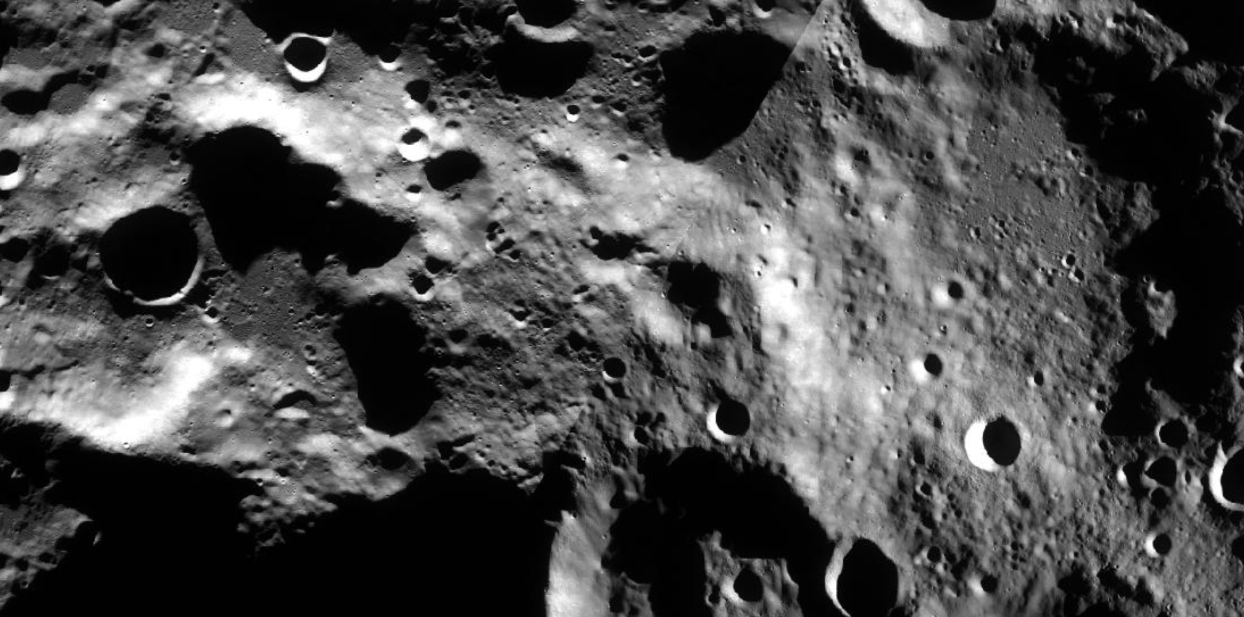
#> input picture data/raw/lunar_reference/LRO/quickmap-lroc.png, 1244 x 617 px
$ python -i gradients.py   (imports and definitions only)   (older library calls are emulated)
#> lines starting #> are read from the running program, lines starting #| are printed output that depends on the picture
#> further down, picture is the input picture: shape (617, 1244, 3); mean B, G, R 74.5, 74.5, 74.5
"""Gradient computation module for lunar image structural analysis.

Provides functions to compute Sobel directional gradients (Gx, Gy),
gradient magnitude, and gradient orientation fields for lunar terrain imagery.
"""

from typing import Dict, Tuple, Union
import cv2
import numpy as np


def validate_grayscale(image: np.ndarray) -> np.ndarray:
    """Validate and convert input image to a standard single-channel 2D uint8/float32 array.

    Args:
        image: Input image array (2D grayscale or 3D BGR/RGB).

    Returns:
        np.ndarray: 2D single-channel grayscale image.

    Raises:
        ValueError: If input is None, empty, or has unsupported dimensions.
        TypeError: If input is not a numpy ndarray.
    """
    if not isinstance(image, np.ndarray):
        raise TypeError(f"Expected image to be numpy.ndarray, got {type(image).__name__}")

    if image.size == 0:
        raise ValueError("Input image is empty.")

    if image.ndim == 3:
        if image.shape[2] == 3:
            image = cv2.cvtColor(image, cv2.COLOR_BGR2GRAY)
        elif image.shape[2] == 4:
            image = cv2.cvtColor(image, cv2.COLOR_BGRA2GRAY)
        elif image.shape[2] == 1:
            image = image.squeeze(axis=2)
        else:
            raise ValueError(f"Unsupported number of channels: {image.shape[2]}")
    elif image.ndim != 2:
        raise ValueError(f"Expected 2D or 3D image, got array with {image.ndim} dimensions.")

    return image


def compute_gradients(
    image: np.ndarray,
    ksize: int = 3,
    dtype: int = cv2.CV_64F,
) -> Tuple[np.ndarray, np.ndarray]:
    """Compute directional Sobel gradients in X and Y directions.

    Args:
        image: Input 2D grayscale image.
        ksize: Size of the extended Sobel kernel; must be 1, 3, 5, or 7.
        dtype: Output image depth (default cv2.CV_64F to prevent clipping).

    Returns:
        Tuple[np.ndarray, np.ndarray]: (gx, gy) gradient matrices.
    """
    gray = validate_grayscale(image)
    if ksize not in (1, 3, 5, 7):
        raise ValueError(f"Sobel ksize must be 1, 3, 5, or 7, got {ksize}")

    gx = cv2.Sobel(gray, dtype, 1, 0, ksize=ksize)
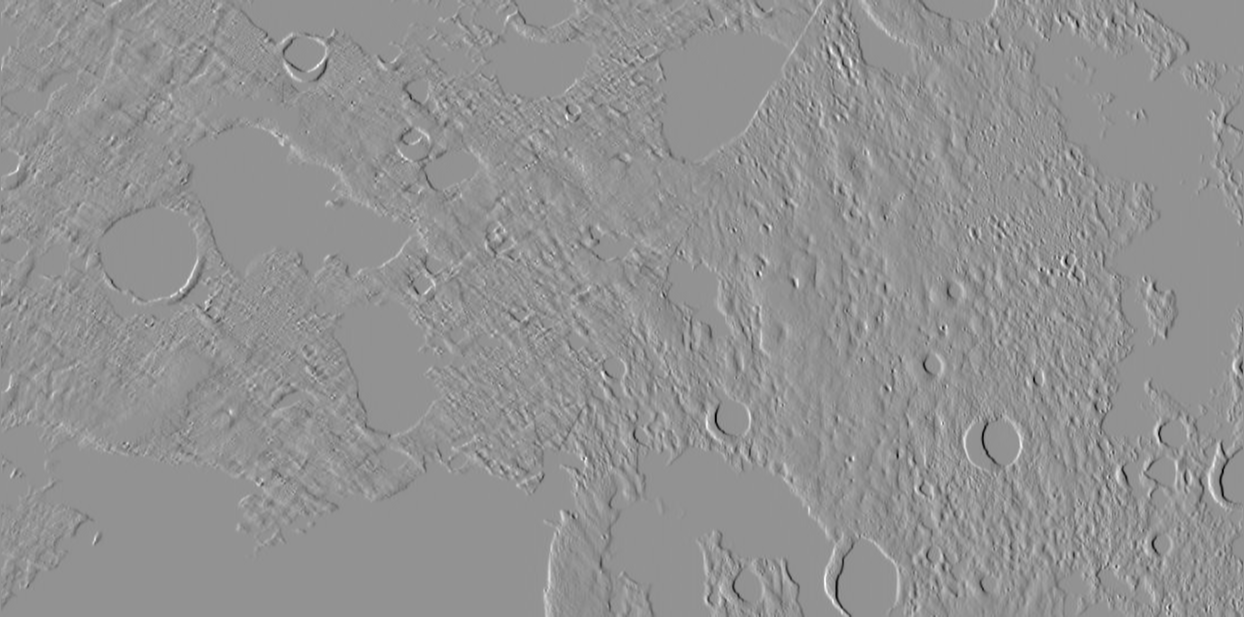
#> gx: shape (617, 1244) float64; min -900, max 667, mean -0.3; drawn with min black and max white
    gy = cv2.Sobel(gray, dtype, 0, 1, ksize=ksize)
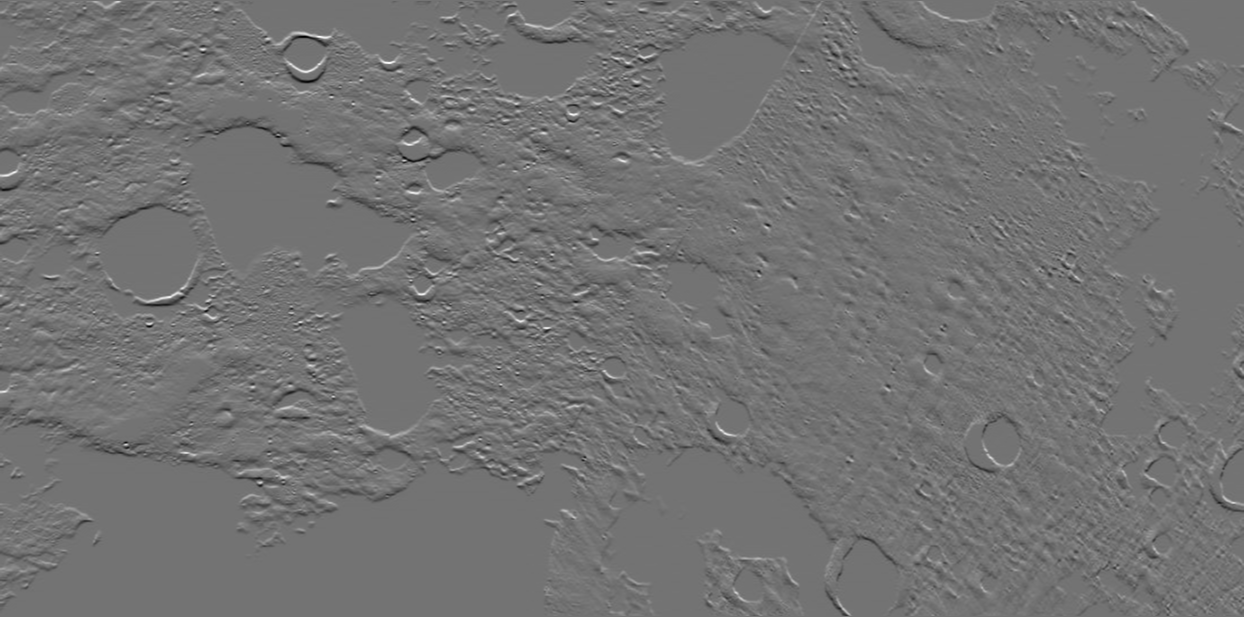
#> gy: shape (617, 1244) float64; min -729, max 882, mean -0.2; drawn with min black and max white
    return gx, gy


# [88 lines left out: functions compute_gradient_magnitude, compute_gradient_orientation, compute_gradient_field, not called in this run]

>>> import cv2
>>> picture = cv2.imread('../../data/raw/lunar_reference/LRO/quickmap-lroc.png')
>>> result = compute_gradients(picture)
